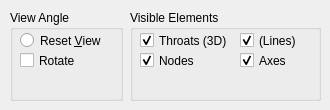
        <widget class="QWidget" name="tab_12">
         <attribute name="title">
          <string>Basic Options</string>
         </attribute>
         <widget class="QGroupBox" name="visiblePhases_2">
          <property name="geometry">
           <rect>
            <x>10</x>
            <y>10</y>
            <width>113</width>
            <height>91</height>
           </rect>
          </property>
          <property name="sizePolicy">
           <sizepolicy hsizetype="MinimumExpanding" vsizetype="Minimum">
            <horstretch>0</horstretch>
            <verstretch>0</verstretch>
           </sizepolicy>
          </property>
          <property name="minimumSize">
           <size>
            <width>113</width>
            <height>91</height>
           </size>
          </property>
          <property name="title">
           <string>View Angle</string>
          </property>
          <property name="flat">
           <bool>true</bool>
          </property>
          <property name="checkable">
           <bool>false</bool>
          </property>
          <widget class="QRadioButton" name="resetRadioButton">
           <property name="geometry">
            <rect>
             <x>10</x>
             <y>20</y>
             <width>101</width>
             <height>21</height>
            </rect>
           </property>
           <property name="text">
            <string>Reset &amp;View</string>
           </property>
          </widget>
          <widget class="QCheckBox" name="rotateCheckBox">
           <property name="geometry">
            <rect>
             <x>10</x>
             <y>40</y>
             <width>101</width>
             <height>21</height>
            </rect>
           </property>
           <property name="text">
            <string>Rotate</string>
           </property>
          </widget>
         </widget>
         <widget class="QGroupBox" name="visiblePhases_3">
          <property name="geometry">
           <rect>
            <x>130</x>
            <y>10</y>
            <width>191</width>
            <height>91</height>
           </rect>
          </property>
          <property name="sizePolicy">
           <sizepolicy hsizetype="MinimumExpanding" vsizetype="Minimum">
            <horstretch>0</horstretch>
            <verstretch>91</verstretch>
           </sizepolicy>
          </property>
          <property name="minimumSize">
           <size>
            <width>113</width>
            <height>91</height>
           </size>
          </property>
          <property name="title">
           <string>Visible Elements</string>
          </property>
          <property name="flat">
           <bool>true</bool>
          </property>
          <property name="checkable">
           <bool>false</bool>
          </property>
          <widget class="QCheckBox" name="pore3DCheckBox">
           <property name="geometry">
            <rect>
             <x>10</x>
             <y>20</y>
             <width>101</width>
             <height>21</height>
            </rect>
           </property>
           <property name="text">
            <string>Throats (3D)</string>
           </property>
           <property name="checked">
            <bool>true</bool>
           </property>
          </widget>
          <widget class="QCheckBox" name="node3DCheckBox">
           <property name="geometry">
            <rect>
             <x>10</x>
             <y>40</y>
             <width>101</width>
             <height>21</height>
            </rect>
           </property>
           <property name="text">
            <string>Nodes</string>
           </property>
           <property name="checked">
            <bool>true</bool>
           </property>
          </widget>
          <widget class="QCheckBox" name="lightCheckBox">
           <property name="geometry">
            <rect>
             <x>110</x>
             <y>40</y>
             <width>81</width>
             <height>21</height>
            </rect>
           </property>
           <property name="text">
            <string>Axes</string>
           </property>
           <property name="checked">
            <bool>true</bool>
           </property>
          </widget>
          <widget class="QCheckBox" name="linesCheckbox">
           <property name="geometry">
            <rect>
             <x>110</x>
             <y>20</y>
             <width>81</width>
             <height>21</height>
            </rect>
           </property>
           <property name="text">
            <string>(Lines)</string>
           </property>
           <property name="checked">
            <bool>true</bool>
           </property>
          </widget>
         </widget>
        </widget>
